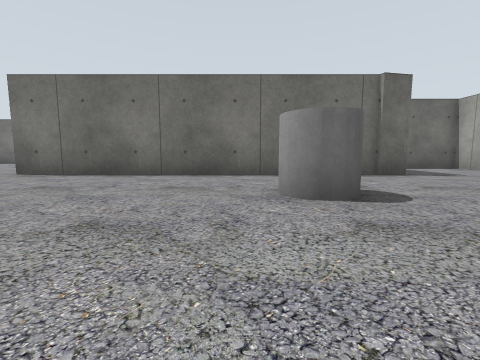
[1] (above)

21 first-person views from a walk through a Gazebo world. The camera is 0.5 m above the floor, tilts 6° down and sees 90° across. Floor lines are 1 m apart. The floor is counted in squares, 1 m on a side. Each view is taken from the middle of a square. On the plan, view 1 faces up. The plan holds only what a view shows up to about 9 squares ahead; the rest is blank. The place goes on beyond the plan.

[2]
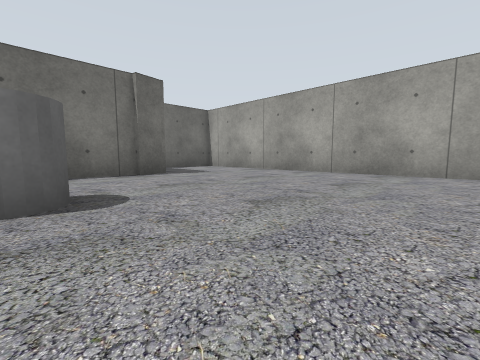

[3]
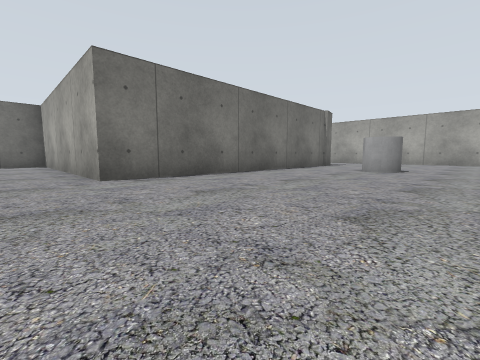

[4]
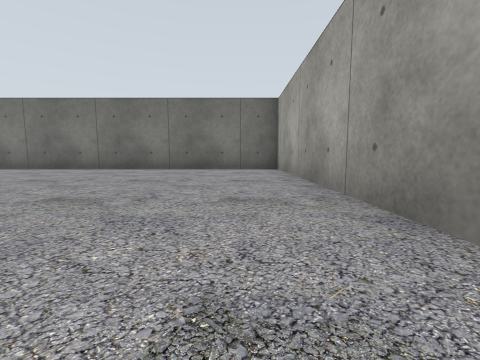

[5]
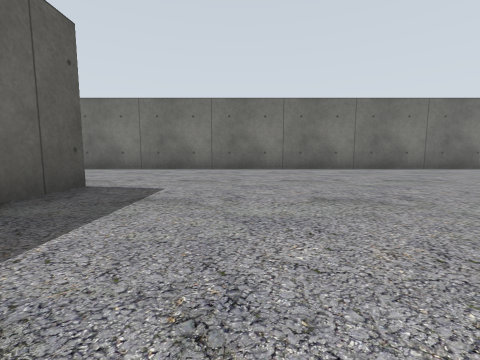

[6]
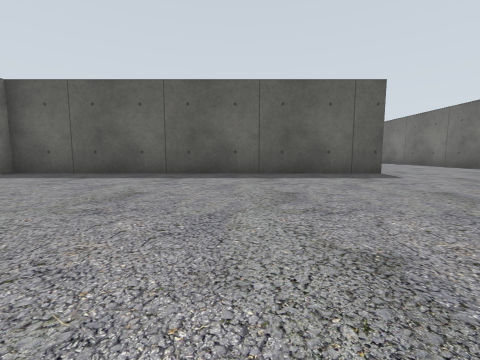

[7]
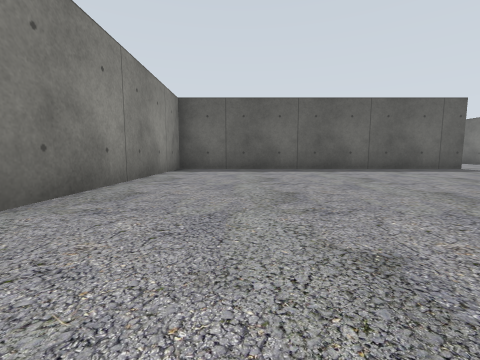

[8]
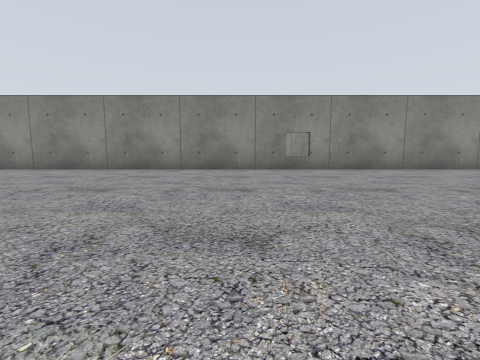

[9]
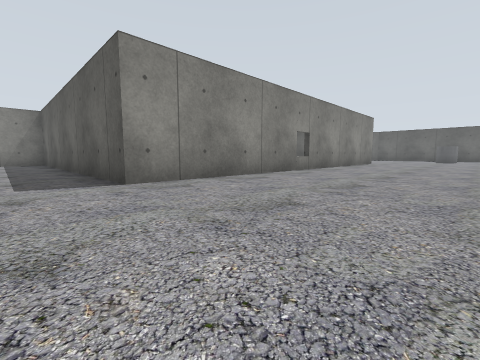

[10]
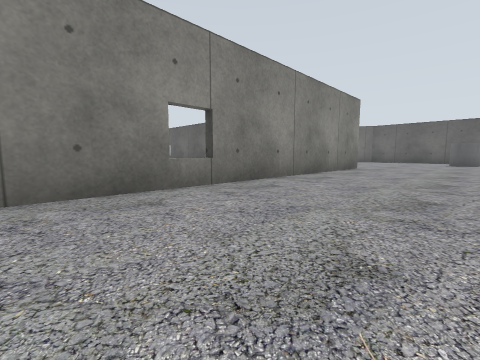

[11]
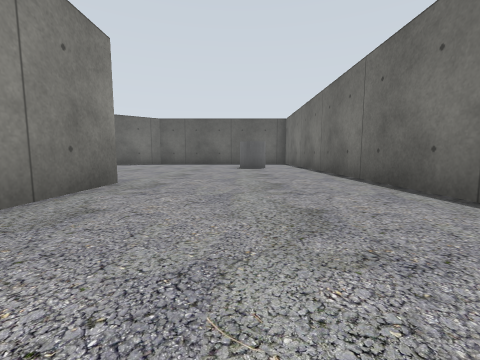

[12]
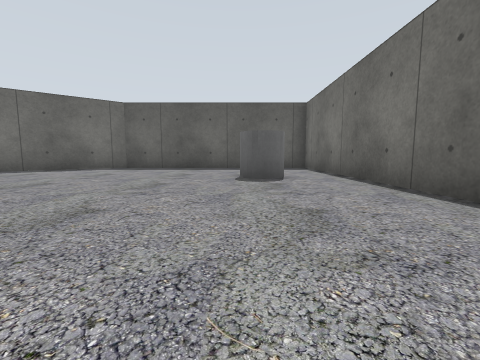

[13]
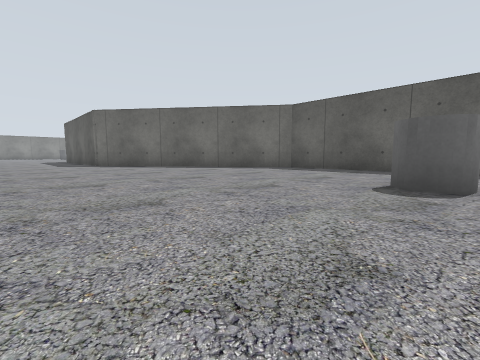

[14]
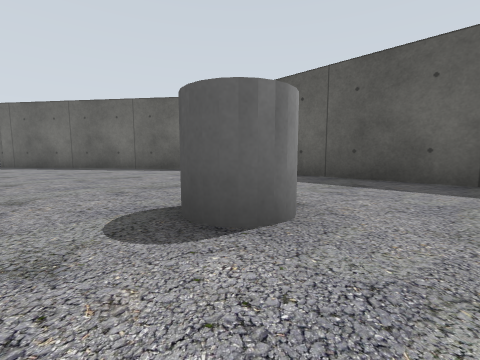

[15]
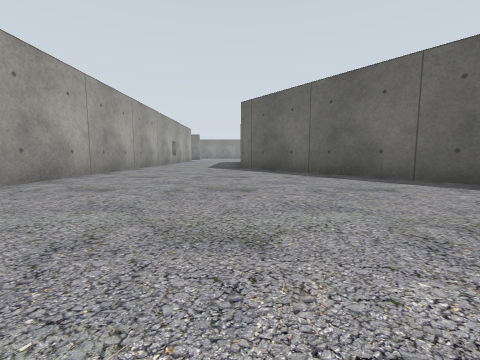

[16]
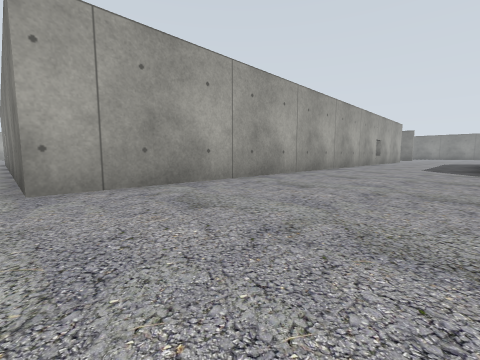

[17]
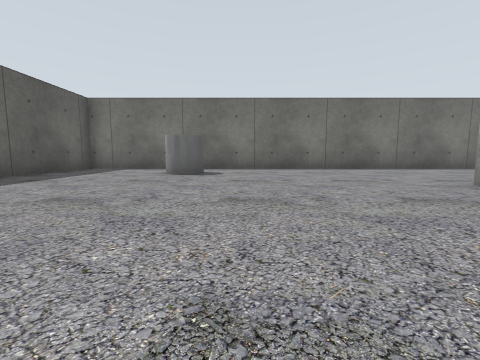

[18]
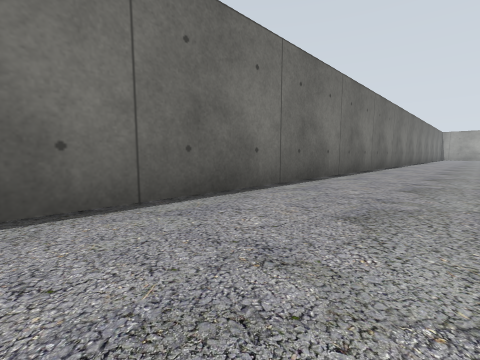

[19]
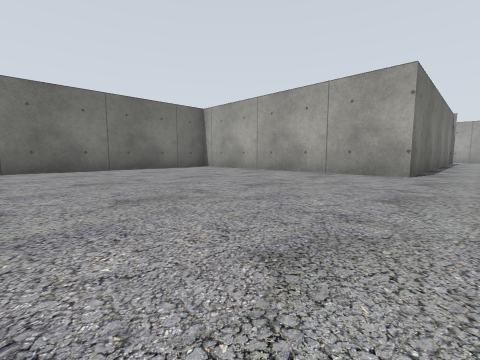

[20]
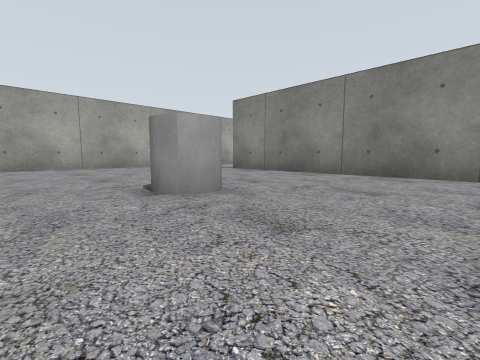

[21]
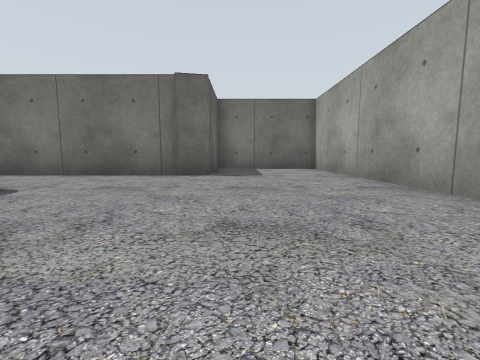

### Floor plan
Points are (right, up) in squares from view 1. A wall is a line through its corners. A room is listed if a view was taken in it or the views show most of it. See-through windows are left out.
Room 1 (views 1, 2, 3, 4, 5, 6, 7, 8, 9, 10, 11, 12, 13, 14, 15, 16, 17, 18, 19, 20, 21)
walls: (-31.3, 1.4) (-31.3, 8.8) (-18.5, 8.8) (-18.5, -1.1) (4.5, -1.1); (3.5, 6.1) (-5.7, 6.1) (-5.7, 13.5) (-40.2, 13.5) (-40.2, 7.2); (-40.2, 6.6) (-35, -0.2); (7.7, -0.1) (7.7, 8.7) (4.2, 8.7) (4.2, 6.1) (3.4, 5.9)
ways out: opening at (-33, 0.7); opening at (6, -0.3)
objects: grey cylinder (-37, 11) to (-36, 12); grey cylinder (1, 3)

Where each view was taken, in squares from view 1:
view 1: 0 up, 0 right, facing up
view 2: 0 up, 1 right, facing up-right
view 3: 1 up, 7 left, facing up-right
view 4: 5 up, 7 left, facing up
view 5: 5 up, 16 left, facing up
view 6: 5 up, 12 left, facing left
view 7: 1 up, 10 left, facing left
view 8: 7 up, 9 left, facing down
view 9: 13 up, 17 left, facing down-left
view 10: 12 up, 22 left, facing down-left
view 11: 11 up, 27 left, facing left
view 12: 11 up, 31 left, facing left
view 13: 12 up, 32 left, facing down-left
view 14: 13 up, 35 left, facing down-left
view 15: 9 up, 35 left, facing down
view 16: 9 up, 35 left, facing down-right
view 17: 5 up, 35 left, facing up
view 18: 11 up, 33 left, facing up-right
view 19: 5 up, 12 left, facing up-right
view 20: 5 up, 2 left, facing down-right
view 21: 0 up, 5 right, facing up
